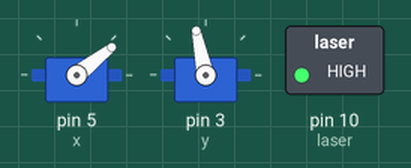
The sketch below on a simulated Arduino Uno, built with avr-gcc and run on an emulated ATmega328P. On the bench: 2 × servo, switched loads named in the sketch (green lamp = pin HIGH).

Above: at 1.05 s.
At 1.8 s:
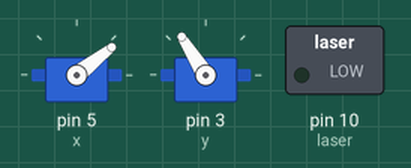
At 2.2 s:
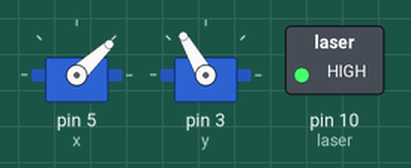
At 2.8 s:
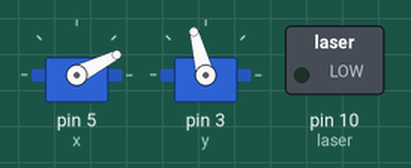
At 4.95 s:
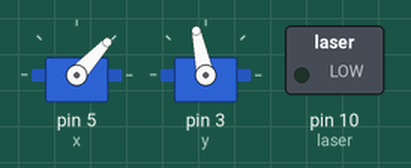
Timing chart, 0 to 10.2 s (numbered marks = the images above):
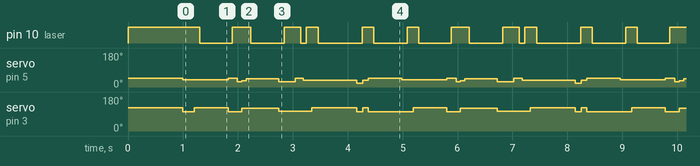

Measured:
- by itself, servo on pin 3 (y): repeats every 4.0 s: 122° 0.61 s, 102° 0.25 s, 120° 0.67 s, 105° 0.60 s, 122° 0.82 s, 102° 0.11 s, 122° 0.10 s, 102° 0.82 s
- by itself, pin 10 (laser): repeats every 4.0 s: HIGH 0.33 s, LOW 0.61 s, HIGH 0.30 s, LOW 0.10 s, HIGH 0.22 s, LOW 0.80 s, HIGH 0.21 s, LOW 0.61 s, HIGH 0.21 s, LOW 0.59 s

The sketch:

LASER_SHOW.ino
```cpp
#include <Servo.h>

Servo x; // 27 to 47
Servo y; //102 to 122
int i;

#define laser 10


void setup()
{
  x.attach(5);
  y.attach(3);
  pinMode(laser,OUTPUT);
  digitalWrite(laser,1);


  digitalWrite(laser,1);
  x.write(47);
  y.write(122);
  delay(1000);
}

void loop()
{

/*let_P();
delay(250);
*/

let_I();
delay(500);
let_C();
delay(500);
let_T();
delay(500);
let_U();
delay(500);


/*let_T();
delay(250);
delay(150);

*/
}

void let_P()
{
  x.write(30);
  y.write(112);
  delay(100);

  digitalWrite(laser,1);
  delay(10);

  x.write(30);
  y.write(112);
  delay(100);

  x.write(45);
  y.write(112);
  delay(100);


  x.write(45);
  y.write(102);
  delay(100);

  x.write(27);
  y.write(102);
  delay(100);

  x.write(33);
  y.write(120);
  delay(100);

  digitalWrite(laser,0);
  delay(10);
}

void let_I()
{
  x.write(38);
  y.write(102);
  delay(100);
  digitalWrite(laser,1);
  delay(10);
  x.write(38);
  y.write(102);
  delay(100);
  x.write(38);
  y.write(122);
  delay(100);
  digitalWrite(laser,0);
  delay(10);
}


void let_C()
{
  x.write(47);
  y.write(102);
  delay(80);

  digitalWrite(laser,1);
  delay(10);
  x.write(47);
  y.write(102);
  delay(80);

  x.write(27);
  y.write(102);
  delay(80);

  x.write(33);
  y.write(120);
  delay(80);

  x.write(43);
  y.write(120);
  delay(80);
  digitalWrite(laser,0);
  delay(10);
}


void let_T()
{
  x.write(27);
  y.write(105);
  delay(100);

  digitalWrite(laser,1);
  delay(100);

  x.write(27);
  y.write(105);
  delay(100);

  x.write(47);
  y.write(105);
  delay(100);

  digitalWrite(laser,0);
  delay(50);

  x.write(35);
  y.write(105);
  delay(50);

  digitalWrite(laser,1);
  delay(100);

  x.write(35);
  y.write(122);
  delay(120);

  digitalWrite(laser,0);
  delay(100);
}


void let_U()
{
  delay(100);
  x.write(20);
  y.write(102);
  delay(100);
  digitalWrite(laser,1);

  delay(10);
  x.write(37);
  y.write(122);

  delay(100);

  x.write(47);
  y.write(102);

  delay(100);
  digitalWrite(laser,0);
  delay(10);
/*********************/
}
```
